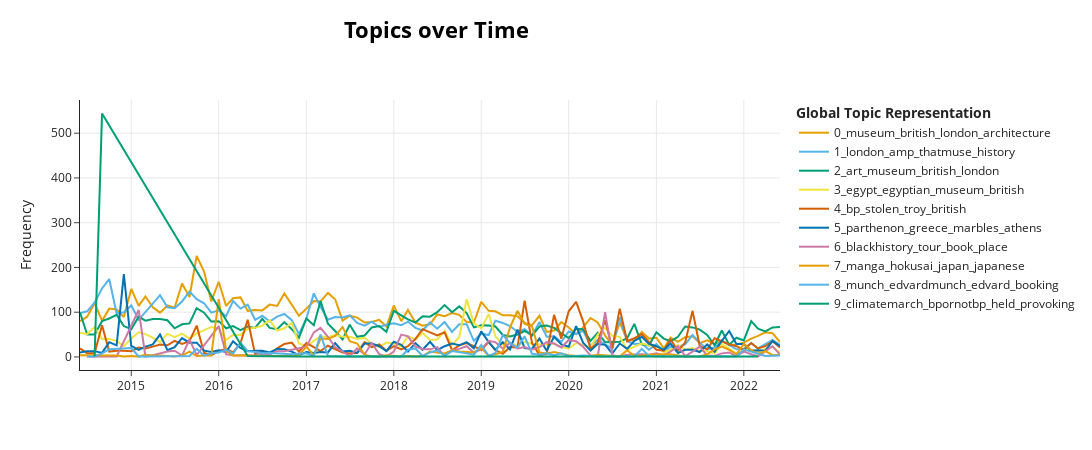

The notebook cell this image was saved under:
### Code cell
# topics over time based on the date column

timestamps = df['date'].to_list()
docs= df['text'].to_list()
topic_over_time = topic_model.topics_over_time(docs, timestamps)
topic_model.visualize_topics_over_time(topic_over_time)
